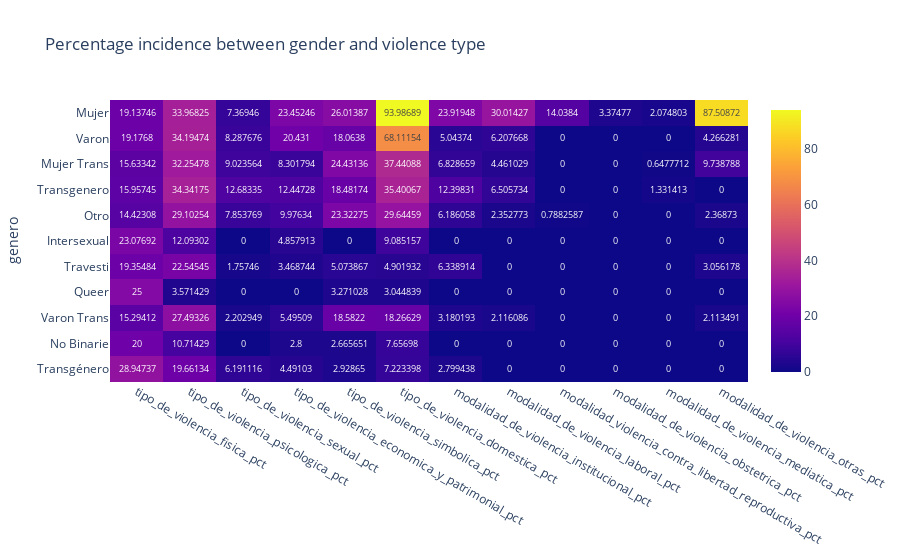

Notebook code for this chart:
### Markdown cell above
### 06 Is there any correlation between the gender of the victim and the type of violence reported? For example, are certain types of violence more prevalent in victims of a certain gender?

### Code cell
# Setting gender to index
data_heatmap = df_types_of_violence_by_pct.set_index('genero')

# Building chart
fig = px.imshow(data_heatmap.iloc[0:-1,:], \
                text_auto=True, \
                labels=labels_dict, 
                title="Percentage incidence between gender and violence type",
                aspect="auto")
fig.show()

### Figure 1 — Plotly figure (JSON) as saved in the notebook; plotly's stock layout.template omitted (floating-point values rounded to 4 significant figures; data arrays with more than 128 entries replaced by an {"elided": "..."} marker saying what was removed)
{"data": [{"coloraxis": "coloraxis", "hovertemplate": "x: %{x}<br>genero: %{y}<br>color: %{z}<extra></extra>", "name": "0", "texttemplate": "%{z}", "type": "heatmap", "x": ["tipo_de_violencia_fisica_pct", "tipo_de_violencia_psicologica_pct", "tipo_de_violencia_sexual_pct", "tipo_de_violencia_economica_y_patrimonial_pct", "tipo_de_violencia_simbolica_pct", "tipo_de_violencia_domestica_pct", "modalidad_de_violencia_institucional_pct", "modalidad_de_violencia_laboral_pct", "modalidad_violencia_contra_libertad_reproductiva_pct", "modalidad_de_violencia_obstetrica_pct", "modalidad_de_violencia_mediatica_pct", "modalidad_de_violencia_otras_pct"], "xaxis": "x", "y": ["Mujer", "Varon", "Mujer Trans", "Transgenero", "Otro", "Intersexual", "Travesti", "Queer", "Varon Trans", "No Binarie", "Transgénero"], "yaxis": "y", "z": {"elided": "11x12 float values"}}], "layout": {"coloraxis": {"colorscale": [[0, "#0d0887"], [0.1111, "#46039f"], [0.2222, "#7201a8"], [0.3333, "#9c179e"], [0.4444, "#bd3786"], [0.5556, "#d8576b"], [0.6667, "#ed7953"], [0.7778, "#fb9f3a"], [0.8889, "#fdca26"], [1, "#f0f921"]]}, "title": {"text": "Percentage incidence between gender and violence type"}, "xaxis": {"anchor": "y", "domain": [0, 1]}, "yaxis": {"anchor": "x", "autorange": "reversed", "domain": [0, 1], "title": {"text": "genero"}}}}
